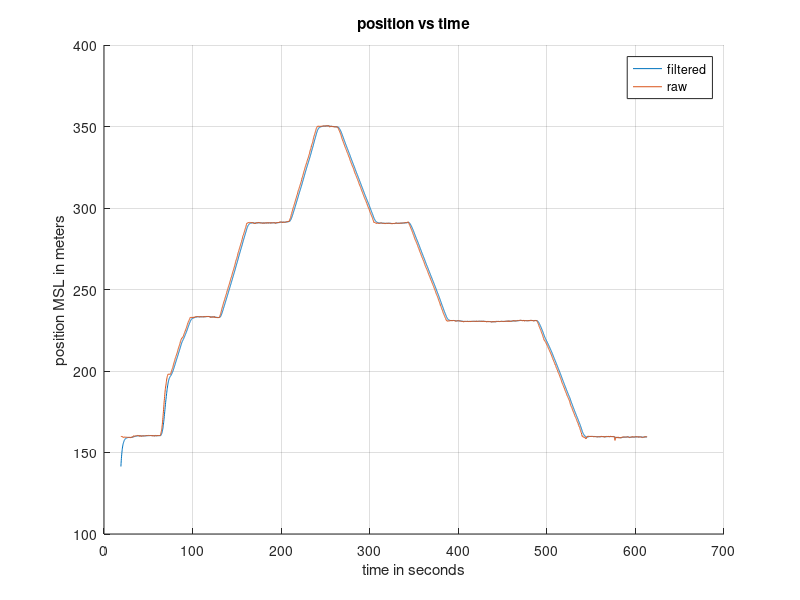
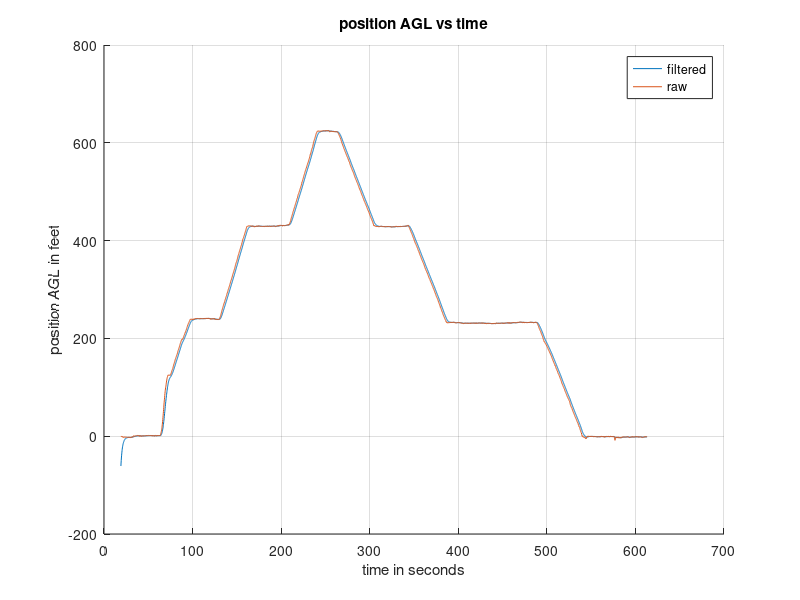
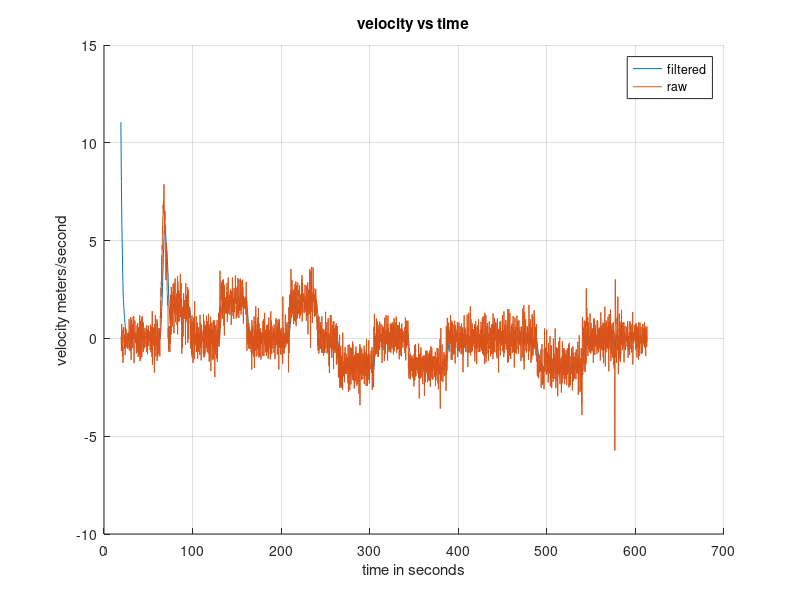
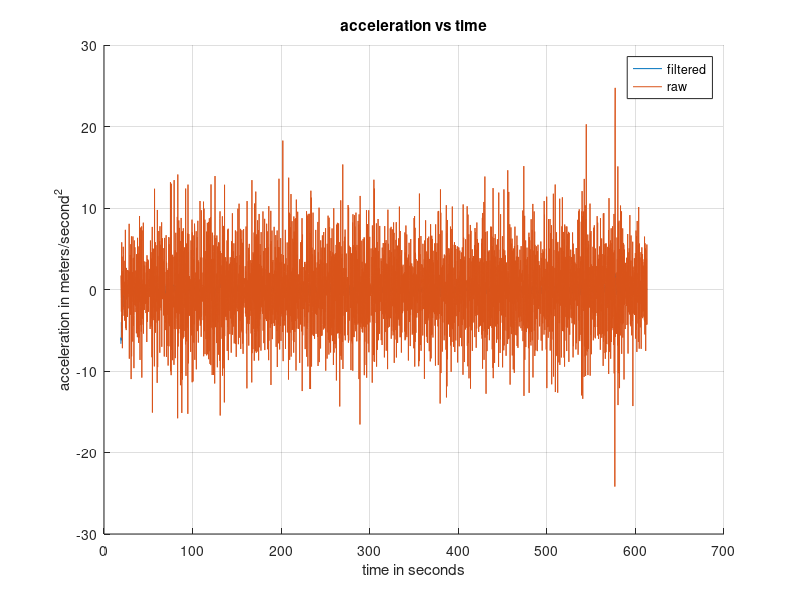

The MATLAB script that drew these images, in order:
fileID = fopen('DATA011.CSV','r');
tline = fgets(fileID);

data = textscan(fileID, '%f%f%f%f%f%f%f%f%f%f%f', 'Delimiter', ' ');
fclose(fileID);

time = cell2mat(data(1));
filtposMSL = cell2mat(data(2));
filtposAGL = cell2mat(data(3));
filtvel = cell2mat(data(4));
filtacc = cell2mat(data(5));
posMSL = cell2mat(data(6));
posAGL = cell2mat(data(7));
vel = cell2mat(data(8));
acc = cell2mat(data(9));
chutearm = cell2mat(data(10));
chuterelease = cell2mat(data(11));

figure();
hold on
grid on
plot(time(20:end),filtposMSL(20:end));
plot(time(20:end),posMSL(20:end));
legend("filtered","raw");
xlabel("time in seconds");
ylabel("position MSL in meters");
title("position vs time")

figure();
hold on
grid on
plot(time(20:end),3.28084*filtposAGL(20:end));
plot(time(20:end),3.28084*posAGL(20:end));
legend("filtered","raw");
xlabel("time in seconds");
ylabel("position AGL in feet");
title("position AGL vs time")

figure();
hold on
grid on
plot(time(20:end),filtvel(20:end));
plot(time(20:end),vel(20:end));
legend("filtered","raw");
xlabel("time in seconds");
ylabel("velocity meters/second");
title("velocity vs time")

figure();
hold on
grid on
plot(time(20:end),filtacc(20:end));
plot(time(20:end),acc(20:end));
legend("filtered","raw");
xlabel("time in seconds");
ylabel("acceleration in meters/second^2");
title("acceleration vs time")

figure();
hold on
grid on
plot(time,chuterelease);
plot(time,chutearm);
legend("chuterelease","chutearm");
xlabel("time in seconds");
ylabel("flight state");
title("flight states vs time")
